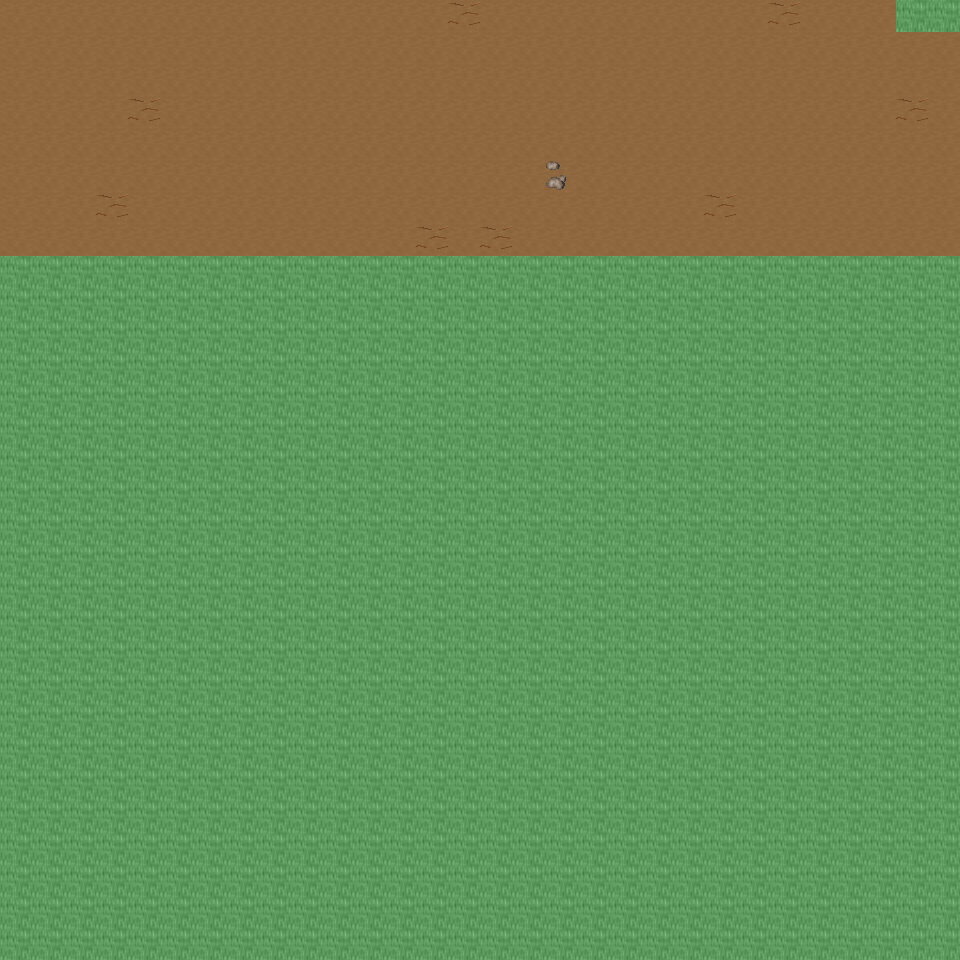

This is a level from a 2D game, rendered from its Tiled map with the project's own tilesets. A one-line summary and the map file follow, with tile-layer data summarised:
An orthogonal 30x30 tile map with 32x32 px tiles, 6 tile layers (Ground, Object, Object2, Above, ...), 17 tilesets and 3 objects (3x mapchange).

<map version="1.0" orientation="orthogonal" renderorder="right-down" width="30" height="30" tilewidth="32" tileheight="32" nextobjectid="4">
  <tileset firstgid="1" name="tileset_ground_ground" tilewidth="32" tileheight="32" tilecount="33" columns="3">
    <image source="../drawable/tileset_ground_ground.png" width="96" height="352" />
  </tileset>
  <tileset firstgid="34" name="tileset_ground_ridge_earth_dark" tilewidth="32" tileheight="32" tilecount="96" columns="12">
    <image source="../drawable/tileset_ground_ridge_earth_dark.png" width="384" height="256" />
  </tileset>
  <tileset firstgid="130" name="tileset_ground_earth_edges" tilewidth="32" tileheight="32" tilecount="18" columns="6">
    <image source="../drawable/tileset_ground_earth_edges.png" width="192" height="96" />
  </tileset>
  <tileset firstgid="148" name="tileset_ground_rock_pebbles" tilewidth="32" tileheight="32" tilecount="3" columns="1">
    <image source="../drawable/tileset_ground_rock_pebbles.png" width="32" height="96" />
  </tileset>
  <tileset firstgid="151" name="tileset_item_statue_grey_stone" tilewidth="32" tileheight="32" tilecount="4" columns="2">
    <image source="../drawable/tileset_item_statue_grey_stone.png" width="64" height="64" />
  </tileset>
  <tileset firstgid="155" name="tileset_ground_square_patch" tilewidth="32" tileheight="32" tilecount="9" columns="3">
    <image source="../drawable/tileset_ground_square_patch.png" width="96" height="96" />
  </tileset>
  <tileset firstgid="164" name="tileset_ground_eye" tilewidth="32" tileheight="32" tilecount="9" columns="3">
    <image source="../drawable/tileset_ground_eye.png" width="96" height="96" />
  </tileset>
  <tileset firstgid="173" name="tileset_item_corpse_huge_animal" tilewidth="32" tileheight="32" tilecount="16" columns="2">
    <image source="../drawable/tileset_item_corpse_huge_animal.png" width="64" height="256" />
  </tileset>
  <tileset firstgid="189" name="tileset_logic_collision" tilewidth="32" tileheight="32" tilecount="1" columns="1">
    <image source="../drawable/tileset_logic_collision.png" width="32" height="32" />
  </tileset>
  <tileset firstgid="190" name="tileset_plant_tree_spruce" tilewidth="32" tileheight="32" tilecount="6" columns="2">
    <image source="../drawable/tileset_plant_tree_spruce.png" width="64" height="96" />
  </tileset>
  <tileset firstgid="196" name="tileset_plant_tree_evergreen" tilewidth="32" tileheight="32" tilecount="36" columns="3">
    <image source="../drawable/tileset_plant_tree_evergreen.png" width="96" height="384" />
  </tileset>
  <tileset firstgid="232" name="tileset_plant_bush_bushes" tilewidth="32" tileheight="32" tilecount="10" columns="5">
    <image source="../drawable/tileset_plant_bush_bushes.png" width="160" height="64" />
  </tileset>
  <tileset firstgid="242" name="tileset_plant_bush_bush_mult_colored" tilewidth="32" tileheight="32" tilecount="6" columns="3">
    <image source="../drawable/tileset_plant_bush_bush_mult_colored.png" width="96" height="64" />
  </tileset>
  <tileset firstgid="248" name="tileset_plant_stump_small_stump" tilewidth="32" tileheight="32" tilecount="4" columns="2">
    <image source="../drawable/tileset_plant_stump_small_stump.png" width="64" height="64" />
  </tileset>
  <tileset firstgid="252" name="tileset_plant_bush_large_green" tilewidth="32" tileheight="32" tilecount="9" columns="3">
    <image source="../drawable/tileset_plant_bush_large_green.png" width="96" height="96" />
  </tileset>
  <tileset firstgid="261" name="tileset_plant_tree_tree_darkgreen" tilewidth="32" tileheight="32" tilecount="88" columns="8">
    <image source="../drawable/tileset_plant_tree_tree_darkgreen.png" width="256" height="352" />
  </tileset>
  <tileset firstgid="349" name="tileset_ground_dry_grass" tilewidth="32" tileheight="32" tilecount="54" columns="9">
    <image source="../drawable/tileset_ground_dry_grass.png" width="288" height="192" />
  </tileset>
  <layer name="Ground" width="30" height="30">
    <data>[900 cells, 240 non-empty, 1 distinct tile ids]</data>
  </layer>
  <layer name="Object" width="30" height="30">
    <data>[900 cells, 11 non-empty, 4 distinct tile ids]</data>
  </layer>
  <layer name="Object2" width="30" height="30">
    <data>[900 cells, 0 non-empty, 0 distinct tile ids]</data>
  </layer>
  <layer name="Above" width="30" height="30">
    <data>[900 cells, 0 non-empty, 0 distinct tile ids]</data>
  </layer>
  <layer name="Above2" width="30" height="30">
    <data>[900 cells, 0 non-empty, 0 distinct tile ids]</data>
  </layer>
  <layer name="Walkable" width="30" height="30">
    <data>[900 cells, 662 non-empty, 1 distinct tile ids]</data>
  </layer>
  <objectgroup name="MapEvents">
    <object id="1" name="north" type="mapchange" x="0" y="0" width="896" height="32">
      <properties>
        <property name="map" value="0_ados_mountain_n2_w2_x2_y3" />
        <property name="place" value="south" />
      </properties>
    </object>
    <object id="2" name="west" type="mapchange" x="0" y="0" width="32" height="256">
      <properties>
        <property name="map" value="0_ados_mountain_n2_w2_x1_y4" />
        <property name="place" value="east" />
      </properties>
    </object>
    <object id="3" name="east" type="mapchange" x="928" y="32" width="32" height="224">
      <properties>
        <property name="map" value="0_ados_mountain_n2_w2_x3_y4" />
        <property name="place" value="west" />
      </properties>
    </object>
  </objectgroup>
</map>
